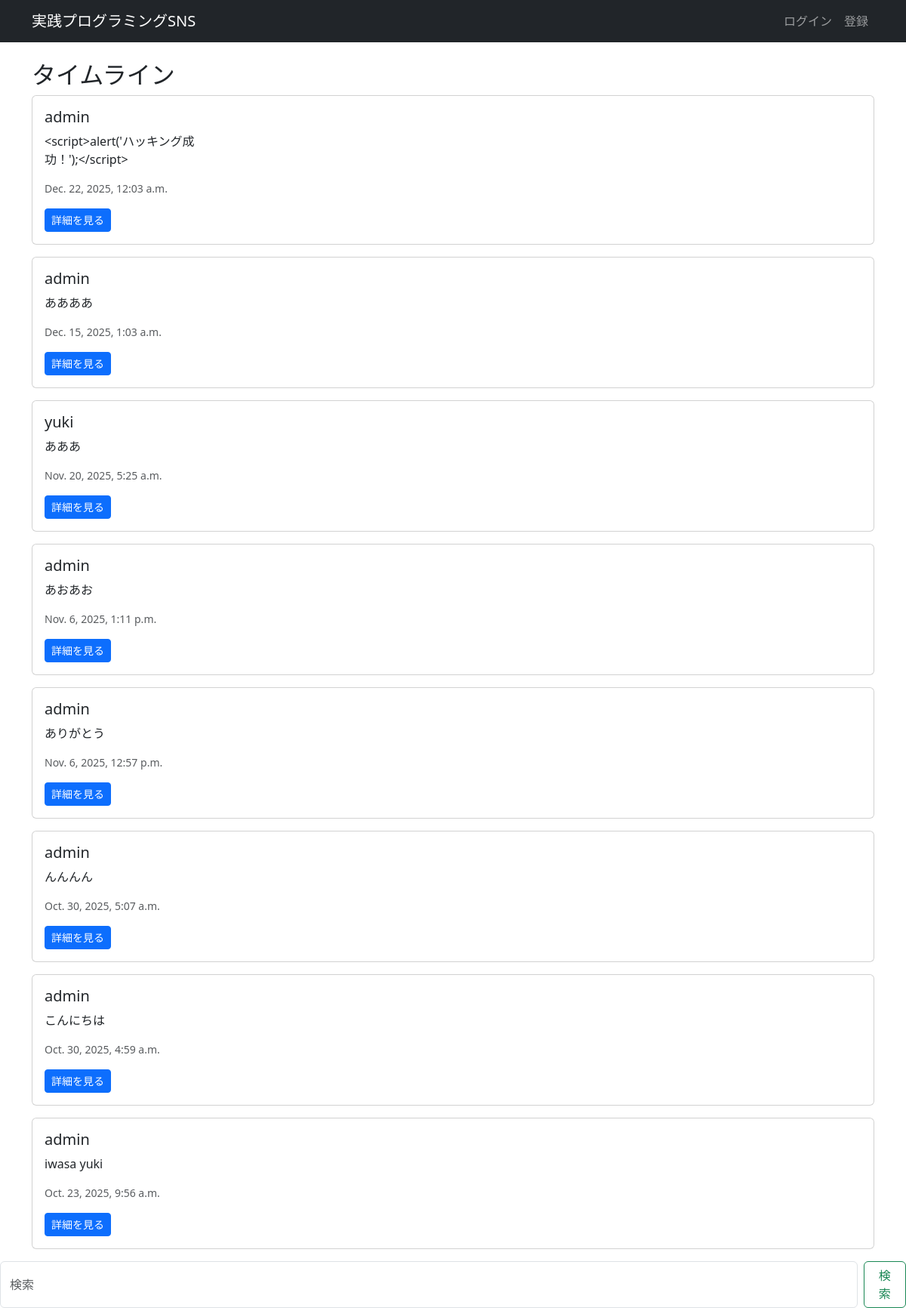
The page / on the database its author committed.
### testApp/models.py (models this page shows, shortened)
class Post(models.Model):
    content = models.TextField()
    created_at = models.DateTimeField(auto_now_add=True)
    author = models.ForeignKey(User, on_delete=models.CASCADE)
    likes = models.ManyToManyField(User, related_name='liked_posts', blank=True)

### testApp/views.py (the view)
# urls.py: path('', views.timeline, name='timeline'),
def timeline(request):
    query = request.GET.get('q')
    if query:
        posts = Post.objects.filter(content__icontains=query).order_by('-created_at')
    else:
        posts = Post.objects.all().order_by('-created_at')
    context = {
        'posts': posts,
        'query': query, # 検索キーワードをテンプレートに渡す
    }
    return render(request, 'timeline.html', context)

### templates/timeline.html (shortened to what this page needs)
{% extends 'main/base.html' %}
{% block content %}
    {% if query %}
        <h2>「{{ query }}」の検索結果</h2>
    {% else %}
        <h2>タイムライン</h2>
    {% endif %}
    {% for post in posts %}
        <div class="card mb-3">
            <div class="card-body">
                <h5 class="card-title">{{ post.author.username }}</h5>
                <p class="card-text">{{ post.content|linebreaksbr }}</p>
                <p class="text-muted small">{{ post.created_at }}</p>
                <a href="{% url 'post_detail' post.pk %}" class="btn btn-sm btn-primary">詳細を見る</a>
            </div>
        </div>
    {% endfor %}
{% endblock %}

### templates/main/base.html (shortened to what this page needs)
{% load static %}
<!doctype html>
<html lang="ja">
<head>
    <link href="https://cdn.jsdelivr.net/npm/bootstrap@5.3.0/dist/css/bootstrap.min.css" rel="stylesheet">
</head>
<body>
    <nav class="navbar navbar-expand-lg navbar-dark bg-dark mb-4">
        <div class="container">
            <a class="navbar-brand" href="{% url 'timeline' %}">実践プログラミングSNS</a>
            <div class="collapse navbar-collapse">
                <ul class="navbar-nav ms-auto">
                    {% if user.is_authenticated %}
                        <li class="nav-item"><span class="navbar-text me-3">ようこそ, {{ user.username }} さん</span></li>
                        <li class="nav-item"><a class="nav-link" href="{% url 'post_create' %}">投稿</a></li>
                        <li class="nav-item"><form action="{% url 'logout' %}" method="post"><button type="submit" class="btn nav-link">ログアウト</button>{% csrf_token %}</form></li>
                    {% else %}
                        <li class="nav-item"><a class="nav-link" href="{% url 'login' %}">ログイン</a></li>
                        <li class="nav-item"><a class="nav-link" href="{% url 'signup' %}">登録</a></li>
                    {% endif %}
                </ul>
            </div>
        </div>
    </nav>
    <main class="container">
        {% block content %}{% endblock %}
    </main>
</body>
</html>
<form class="d-flex" method="GET" action="{% url 'timeline' %}">
<input class="form-control me-2" type="search" placeholder="検索"
name="q">
<button class="btn btn-outline-success" type="submit">検索</button>
</form>

### rows shown on the page
Post: author.username "admin", content "<script>alert('ハッキング成 功！');</script>", created_at "Dec. 22, 2025, 12:03 a.m."
Post: author.username "admin", content "ああああ", created_at "Dec. 15, 2025, 1:03 a.m."
Post: author.username "yuki", content "あああ", created_at "Nov. 20, 2025, 5:25 a.m."
Post: author.username "admin", content "あおあお", created_at "Nov. 6, 2025, 1:11 p.m."
Post: author.username "admin", content "ありがとう", created_at "Nov. 6, 2025, 12:57 p.m."
Post: author.username "admin", content "んんんん", created_at "Oct. 30, 2025, 5:07 a.m."
Post: author.username "admin", content "こんにちは", created_at "Oct. 30, 2025, 4:59 a.m."
Post: author.username "admin", content "iwasa yuki", created_at "Oct. 23, 2025, 9:56 a.m."
